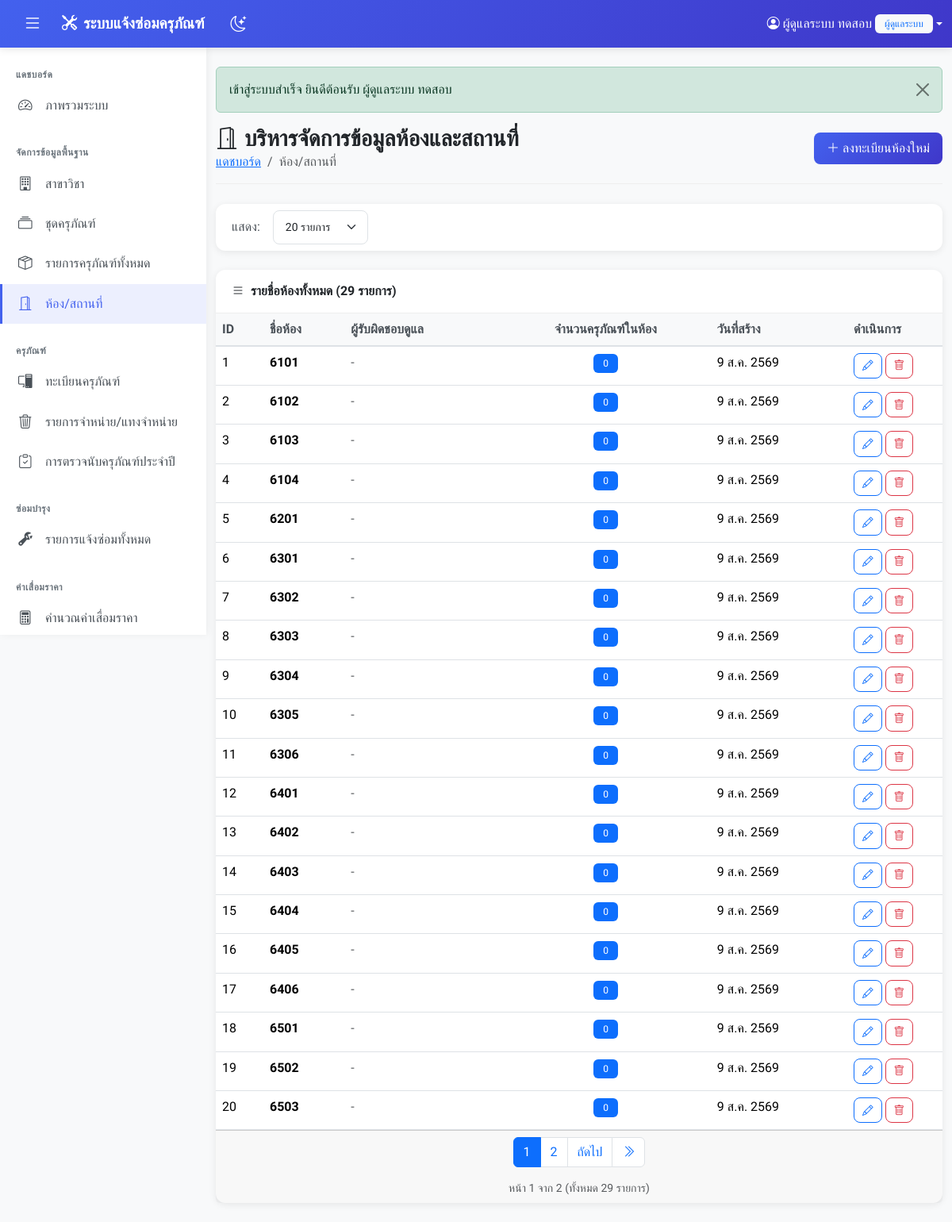
Page /rooms (signed in) on the committed database.
### tables this page shows
CREATE TABLE IF NOT EXISTS rooms (
    id INT AUTO_INCREMENT PRIMARY KEY,  
    name VARCHAR(255) NOT NULL UNIQUE,  
    created_at TIMESTAMP DEFAULT CURRENT_TIMESTAMP,
    updated_at TIMESTAMP DEFAULT CURRENT_TIMESTAMP ON UPDATE CURRENT_TIMESTAMP
);

### app/Views/crud/rooms.php (the view, shortened to what the rows shown need)
<?php
$rows = $result['rows'] ?? [];
?>
<div class="page-header d-flex justify-content-between align-items-center">
    <div>
        <h1><i class="bi bi-door-open me-2"></i>บริหารจัดการข้อมูลห้องและสถานที่</h1>
    </div>
</div>
<div class="card">
    <div class="card-body p-0">
        <?php if (empty($rows)): ?>
            <div class="empty-state">
                <i class="bi bi-door-open"></i>
                <h5>ยังไม่มีห้อง</h5>
            </div>
        <?php else: ?>
            <div class="table-responsive">
                <table class="table table-hover mb-0">
                    <thead>
                        <tr>
                            <th width="60" class="hide-mobile">ID</th>
                            <th>ชื่อห้อง</th>
                            <th class="hide-mobile">ผู้รับผิดชอบดูแล</th>
                            <th class="text-center">จำนวนครุภัณฑ์ในห้อง</th>
                            <th class="hide-mobile">วันที่สร้าง</th>
                            <th width="120">ดำเนินการ</th>
                        </tr>
                    </thead>
                    <tbody>
                        <?php foreach ($rows as $room): ?>
                            <tr>
                                <td class="hide-mobile"><?= $room['id'] ?></td>
                                <td><strong><?= htmlspecialchars($room['name']) ?></strong></td>
                                <td class="hide-mobile">
                                    <?php if (!empty($room['managers'])): ?>
                                        <i class="bi bi-person-badge me-1"></i><?= htmlspecialchars($room['managers']) ?>
                                    <?php else: ?>
                                        <span class="text-muted">-</span>
                                    <?php endif; ?>
                                </td>
                                <td class="text-center">
                                    <a href="<?= SITE_URL ?>/equipment?room=<?= $room['id'] ?>"
                                        class="badge bg-primary text-decoration-none">
                                        <?= $room['equipment_count'] ?>
                                    </a>
                                </td>
                                <td class="hide-mobile"><?= formatDateThai($room['created_at'] ?? null) ?></td>
                                <td>
                                    <button class="btn btn-sm btn-outline-primary" aria-label="แก้ไข" title="แก้ไข"
                                        onclick="editRoom(<?= $room['id'] ?>, '<?= htmlspecialchars($room['name'], ENT_QUOTES) ?>')">
                                        <i class="bi bi-pencil"></i>
                                    </button>
                                    <form method="POST" action="<?= SITE_URL ?>/rooms/delete/<?= $room['id'] ?>" class="d-inline"
                                        onsubmit="return confirm('คุณแน่ใจหรือไม่ที่จะลบห้องนี้?');">
                                        <button type="submit" class="btn btn-sm btn-outline-danger" aria-label="ลบ" title="ลบ">
                                            <i class="bi bi-trash"></i>
                                        </button>
                                    </form>
                                </td>
                            </tr>
                        <?php endforeach; ?>
                    </tbody>
                </table>
            </div>
        <?php endif; ?>
    </div>
</div>

### rows in the picture
rooms: id "1", name "6101", equipment_count "0", created_at "9 ส.ค. 2569"
rooms: id "2", name "6102", equipment_count "0", created_at "9 ส.ค. 2569"
rooms: id "3", name "6103", equipment_count "0", created_at "9 ส.ค. 2569"
rooms: id "4", name "6104", equipment_count "0", created_at "9 ส.ค. 2569"
rooms: id "5", name "6201", equipment_count "0", created_at "9 ส.ค. 2569"
rooms: id "6", name "6301", equipment_count "0", created_at "9 ส.ค. 2569"
rooms: id "7", name "6302", equipment_count "0", created_at "9 ส.ค. 2569"
rooms: id "8", name "6303", equipment_count "0", created_at "9 ส.ค. 2569"
rooms: id "9", name "6304", equipment_count "0", created_at "9 ส.ค. 2569"
rooms: id "10", name "6305", equipment_count "0", created_at "9 ส.ค. 2569"
rooms: id "11", name "6306", equipment_count "0", created_at "9 ส.ค. 2569"
rooms: id "12", name "6401", equipment_count "0", created_at "9 ส.ค. 2569"
rooms: id "13", name "6402", equipment_count "0", created_at "9 ส.ค. 2569"
rooms: id "14", name "6403", equipment_count "0", created_at "9 ส.ค. 2569"
rooms: id "15", name "6404", equipment_count "0", created_at "9 ส.ค. 2569"
rooms: id "16", name "6405", equipment_count "0", created_at "9 ส.ค. 2569"
rooms: id "17", name "6406", equipment_count "0", created_at "9 ส.ค. 2569"
rooms: id "18", name "6501", equipment_count "0", created_at "9 ส.ค. 2569"
rooms: id "19", name "6502", equipment_count "0", created_at "9 ส.ค. 2569"
rooms: id "20", name "6503", equipment_count "0", created_at "9 ส.ค. 2569"

### other values in the picture
SITE_NAME "ระบบแจ้งซ่อมครุภัณฑ์"
$_SESSION['user_name'] "ผู้ดูแลระบบ ทดสอบ"
translateRole($currentRole) "ผู้ดูแลระบบ"
str_replace('&lt;br&gt;', '<br>', $message) "เข้าสู่ระบบสำเร็จ ยินดีต้อนรับ ผู้ดูแลระบบ ทดสอบ"
$totalItems "29"
$current "1"
$total "2"
$pagination['total_items'] "29"
form field per_page "20 รายการ"
